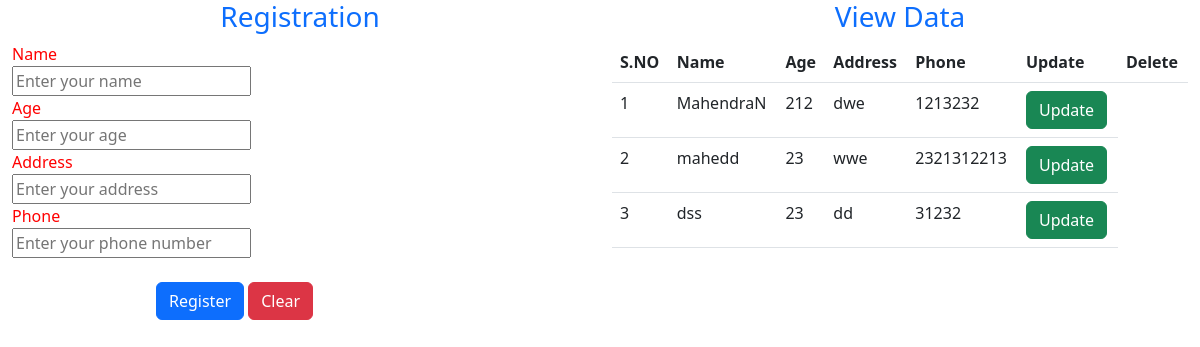
The page /sqlite_proj/ on the database as committed earlier.
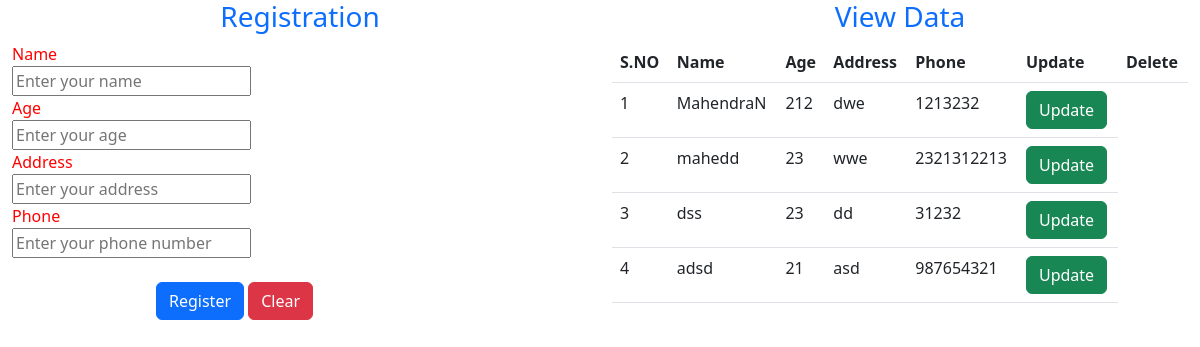
The same page on the database as committed later.
### sqlite_proj/models.py (models this page shows)
class MyInfo(models.Model):
    name = models.CharField(max_length=20, default="")
    age = models.IntegerField(default="")
    address = models.CharField(max_length=50, default="")
    phone = models.IntegerField(default="")
    class Meta:
        db_table = 'custom_table_name'  # Specify a custom table name here

### sqlite_proj/views.py (the view)
# urls.py: path('', views.data, name='sqlite_proj'),
def data (request):
    mydata = MyInfo.objects.all()     # here retrive all data for show in webpage
    if(mydata!=''):
        return render(request,'sql_front.html',{'datas':mydata})
    else:
        return render(request, "sql_front.html")

### sqlite_proj/templates/sql_front.html (shortened to what this page needs)
<!DOCTYPE html>
<html lang="en">
<head>
    {% load static %}
    <link rel="stylesheet" href="{% static 'css/sql_front.css' %}">
    <link rel="stylesheet" href="{% static 'bootstrap/css/bootstrap.min.css' %}">
</head>
<body>
    <div class="container-fluid">
        <div class="row">
            <div class="col">
                <form action="adata" method="POST" autocomplete="off">
                    <h3 class="page-header text-primary text-center">Registration</h3>
                    <div class="form-group">
                        <label>Name</label>
                        <div class="col-sm-9">
                            <input type="text" name="name" placeholder="Enter your name" required>
                        </div>
                    </div>
                    <div class="form-group">
                        <label>Age</label>
                        <div class="col-sm-9">
                            <input type="number" name="age" placeholder="Enter your age" required>
                        </div>
                    </div>
                    <div class="form-group">
                        <label>Address</label>
                        <div class="col-sm-9">
                            <input type="text" name="address" placeholder="Enter your address" required>
                        </div>
                    </div>
                    <div class="form-group">
                        <label>Phone</label>
                        <div class="col-sm-9">
                            <input type="number" name="phone" placeholder="Enter your phone number" required>
                        </div>
                    </div><br>
                    <div class="form-group pull-right">
                        <div class="col-sm-9 offset-sm-3">
                            <input type="submit" name="submit"  value="Register" class="btn btn-primary">
                            <input type="reset" name="clear" value="Clear" class="btn btn-danger">
                        </div>
                    </div>
                </form>
            </div>
            <div class="col g-start-5">
                {% if datas %}
                <h3 class="page-head text-primary text-center">View Data</h3>
                <table class="table table-border">
                    <thead>
                        <tr>
                            <th>S.NO</th>
                            <th>Name</th>
                            <th>Age</th>
                            <th>Address</th>
                            <th>Phone</th>
                            <th>Update</th>
                            <th>Delete</th>
                        </tr>
                        <tbody>
                            {% for data in datas %}
                            <tbody>
                                <tr>
                                    <td>{{forloop.counter}}</td>
                                    <td>{{data.name}}</td>
                                    <td>{{data.age}}</td>
                                    <td>{{data.address}}</td>
                                    <td>{{data.phone}}</td>
                                    <td><a class="btn btn-success" href="/udata/{{data.id}}/">Update</a></td>
                                </tr>
                            </tbody>
                            {% endfor %}
                        </tbody>
                    </thead>
                </table>
                {% endif %}
            </div>
        </div>
    </div>
</body>
</html>

Rows that differ between the two databases and show on the page:
added MyInfo: name "adsd", age "21", address "asd", phone "987654321"
